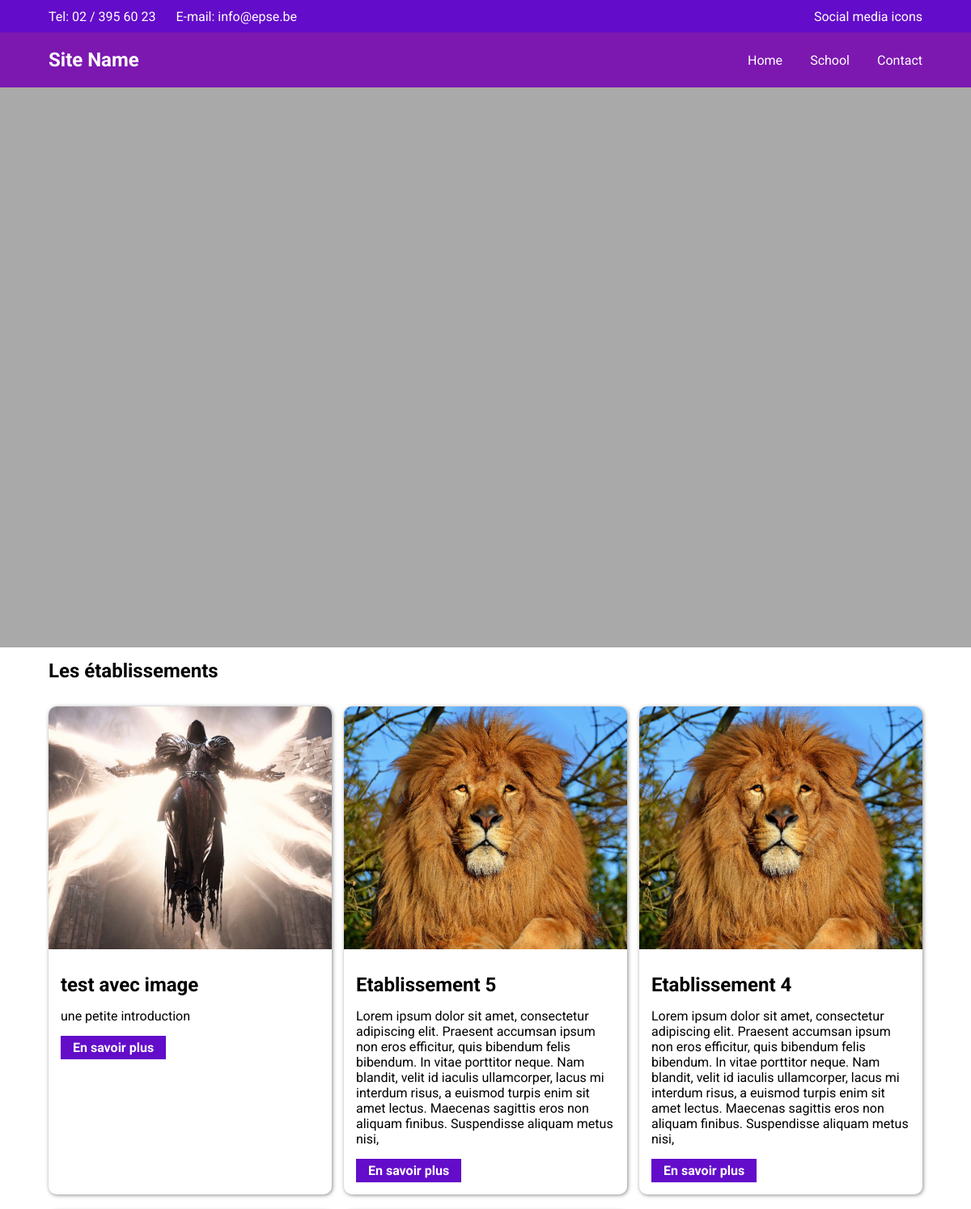
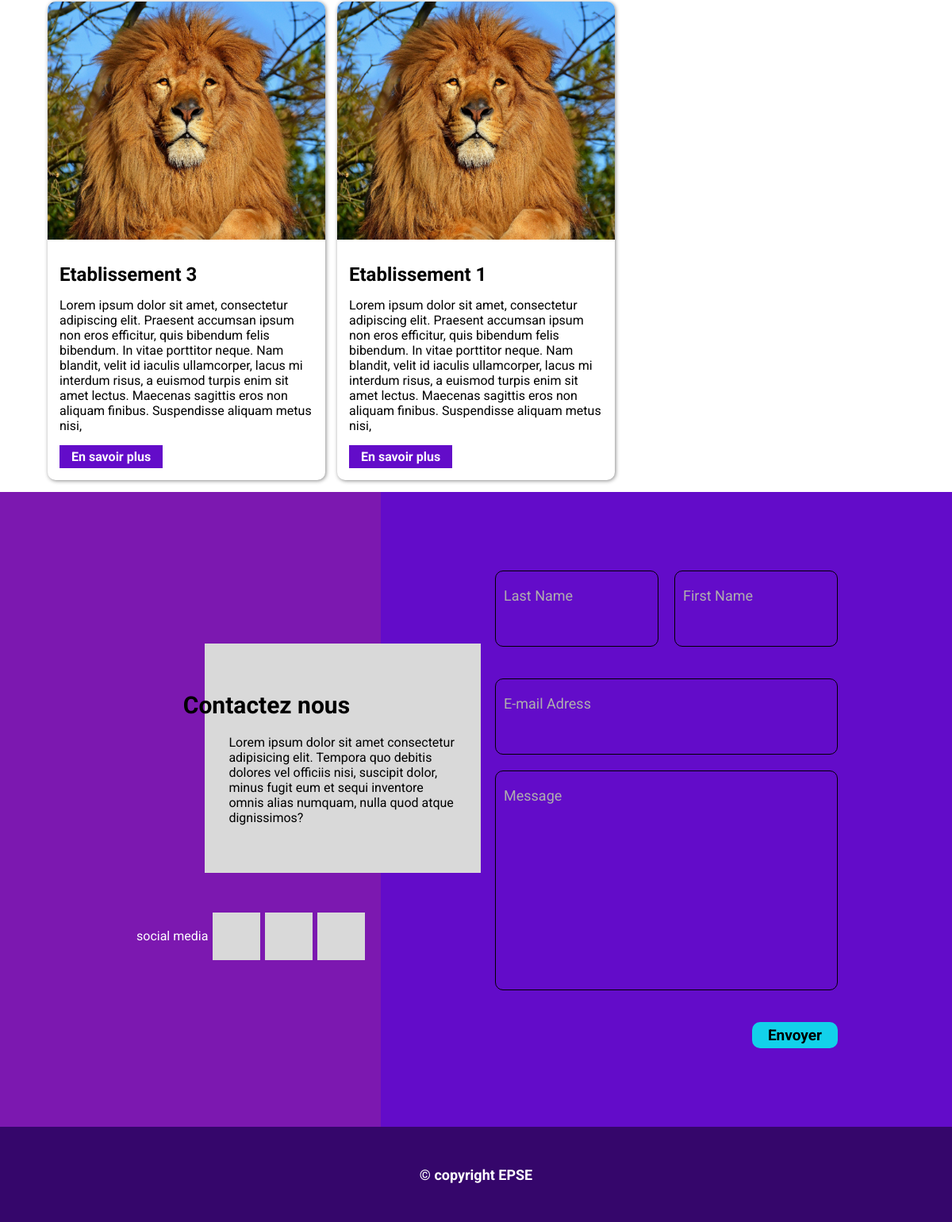
The page / on the database its author committed (2 pictures, top to bottom).
### tables this page shows
CREATE TABLE IF NOT EXISTS `etablissements` (
  `id` int NOT NULL AUTO_INCREMENT,
  `nom` varchar(255) NOT NULL,
  `description` text NOT NULL,
  `introduction` text NOT NULL,
  `image` varchar(255) NOT NULL,
  `categorie` int NOT NULL DEFAULT '1',
  PRIMARY KEY (`id`)
);

### index.php (the view, shortened to what this page needs)
<?php
    require "connexion.php";
?>
<!DOCTYPE html>
<html lang="fr">
<head>
    <link rel="stylesheet" href="style.css">
</head>
<body>
    <div class="slide" id="home">
        <?php
            include("partials/header.php");
        ?>
    </div>
    <div class="slide" id="etablissement">
        <div class="container">
            <h2>Les établissements</h2>
        </div>
        <div class="container-grid">
            <?php
                $req = $bdd->query("SELECT * FROM etablissements ORDER BY id DESC LIMIT 0,6");
                while($don = $req->fetch())
                {
                    echo '<div class="card">';
                        echo '<div class="image">';
                            echo '<img src="images/'.$don['image'].'" alt="image de '.$don['nom'].'">';
                        echo '</div>';
                        echo '<div class="texte">';
                            echo '<h2>'.$don['nom'].'</h2>';
                            echo '<p>'.$don['introduction'].'</p>';
                            echo '
                            <a href="school.php?id='.$don['id'].'" class="btn">En savoir plus</a>';
                        echo '</div>';
                    echo '</div>';
                }
            ?>
        </div>
    </div>
    <div class="slide" id="contact">
        <div class="gauche">
            <div class="container-contact">
                <div class="mycontact">
                    <h2>Contactez nous</h2>
                    <div class="info-contact">
                        Lorem ipsum dolor sit amet consectetur adipisicing elit. Tempora quo debitis dolores vel officiis nisi, suscipit dolor, minus fugit eum et sequi inventore omnis alias numquam, nulla quod atque dignissimos?
                    </div>
                </div>
                <div class="contact-social">
                    social media
                    <div class="c-social"></div>
                    <div class="c-social"></div>
                    <div class="c-social"></div>
                </div>
            </div>
        </div>
        <div class="droite">
            <form method="POST" action="traitement.php" id="formulaire">
                <div class="name">
                    <div class="form-group">
                        <label for="last">Last Name</label>
                        <input type="text" id="last" name="lastname">
                    </div>
                    <div class="form-group">
                        <label for="first">First Name</label>
                        <input type="text" id="first" name="firstname">
                    </div>
                </div>
                <div class="form-group">
                    <label for="email">E-mail Adress</label>
                    <input type="email" id="email" name="email">
                </div>
                <div class="form-group">
                    <label for="message">Message</label>
                    <textarea name="message" id="message"></textarea>
                </div>
                <div class="submit">
                    <input type="submit" value="Envoyer">
                </div>
            </form>
        </div>
    </div>
    <?php
        include("partials/footer.php");
    ?>
</body>
</html>

### style.css (style rules this page uses)
* { margin: 0; padding: 0; }
body { font-family: 'Roboto', sans-serif; }
.slide { width: 100%; min-height: 100vh; }
#home { background-color: #a9a9a9; }
#etablissement { background-color: #ffffff; }
#contact { background-color: #630CC9; }
.container { width: 90%; height: 100%; margin: 0 auto; display: flex; flex-wrap: wrap; justify-content: space-between; align-items: center; }
#etablissement h2 { margin: 15px 0; }
.container-grid { width: 90%; margin: 0 auto; display: grid; grid-template-columns: 1fr 1fr 1fr; gap: 20px 15px; padding: 15px 0; }
.card { box-shadow: 1px 1px 5px rgba(0, 0, 0, 0.468); border-radius: 10px; overflow: hidden; }
.card .image { width: 100%; height: 300px; }
.card .image img { width: 100%; height: 100%; object-fit: cover; object-position: center top; }
.texte { padding: 15px; }
.texte h2, .texte p { margin-bottom: 15px; }
.btn { display: block; width: fit-content; padding: 5px 15px; background-color: #630CC9; color: white; font-weight: bold; text-decoration: none; }
#contact { background-color: #630CC9; display: flex; flex-wrap: wrap; }
#contact .gauche { width: 40%; background-color: #7C18B0; display: flex; flex-wrap: wrap; justify-content: end; align-items: center; padding-bottom: 20px; }
#contact .droite { width: 60%; background-color: #630CC9; display: flex; flex-wrap: wrap; justify-content: center; align-items: center; padding-bottom: 20px; }
.container-contact { width: 60%; padding: 20px; }
.mycontact { background-color: #D9D9D9; width: 100%; padding: 60px 30px; position: relative; left: 30%; }
.mycontact h2 { margin-bottom: 20px; font-size: 30px; position: relative; right: 20%; }
.contact-social { width: 100%; color: white; display: flex; justify-content: space-between; align-items: center; margin-top: 50px; }
.c-social { width: 60px; height: 60px; background-color: #d9d9d9; }
#formulaire { width: 60%; }
.name { display: flex; gap: 0 20px; }
.name .form-group { width: 50%; }
.form-group { border: solid 1px #000000; border-radius: 10px; padding: 20px 10px; margin: 20px 0; }
.form-group label { display: block; color: #AFAEAE; margin-bottom: 10px; font-size: 18px; }
.form-group input, .form-group textarea { color: white; font-weight: bold; font-family: 'Roboto', sans-serif; background-color: transparent; width: 100%; border: none; font-size: 19px; }
.form-group textarea { resize: none; height: 200px; }
.submit { display: flex; justify-content: end; }
.submit input { background-color: #12D1EA; color: #000000; font-family: 'Roboto', sans-serif; font-size: 19px; width: fit-content; padding: 5px 20px; font-weight: bold; text-decoration: none; margin-top: 20px; border: none; border-radius: 10px; }

### rows shown on the page
etablissements: image (picture), nom "test avec image", introduction "une petite introduction"
etablissements: image (picture), nom "Etablissement 5", introduction "Lorem ipsum dolor sit amet, consectetur adipiscing elit. Praesent accumsan ipsum non eros efficitur, quis bibendum felis bibendum. In vitae porttitor neque. Nam blandit, velit id iaculis ullamcorper, lacus mi interdum risus, a euismod turpis enim sit amet lectus. Maecenas sagittis eros non aliquam finibus. Suspendisse aliquam metus nisi,"
etablissements: image (picture), nom "Etablissement 4", introduction "Lorem ipsum dolor sit amet, consectetur adipiscing elit. Praesent accumsan ipsum non eros efficitur, quis bibendum felis bibendum. In vitae porttitor neque. Nam blandit, velit id iaculis ullamcorper, lacus mi interdum risus, a euismod turpis enim sit amet lectus. Maecenas sagittis eros non aliquam finibus. Suspendisse aliquam metus nisi,"
etablissements: image (picture), nom "Etablissement 3", introduction "Lorem ipsum dolor sit amet, consectetur adipiscing elit. Praesent accumsan ipsum non eros efficitur, quis bibendum felis bibendum. In vitae porttitor neque. Nam blandit, velit id iaculis ullamcorper, lacus mi interdum risus, a euismod turpis enim sit amet lectus. Maecenas sagittis eros non aliquam finibus. Suspendisse aliquam metus nisi,"
etablissements: image (picture), nom "Etablissement 1", introduction "Lorem ipsum dolor sit amet, consectetur adipiscing elit. Praesent accumsan ipsum non eros efficitur, quis bibendum felis bibendum. In vitae porttitor neque. Nam blandit, velit id iaculis ullamcorper, lacus mi interdum risus, a euismod turpis enim sit amet lectus. Maecenas sagittis eros non aliquam finibus. Suspendisse aliquam metus nisi,"
